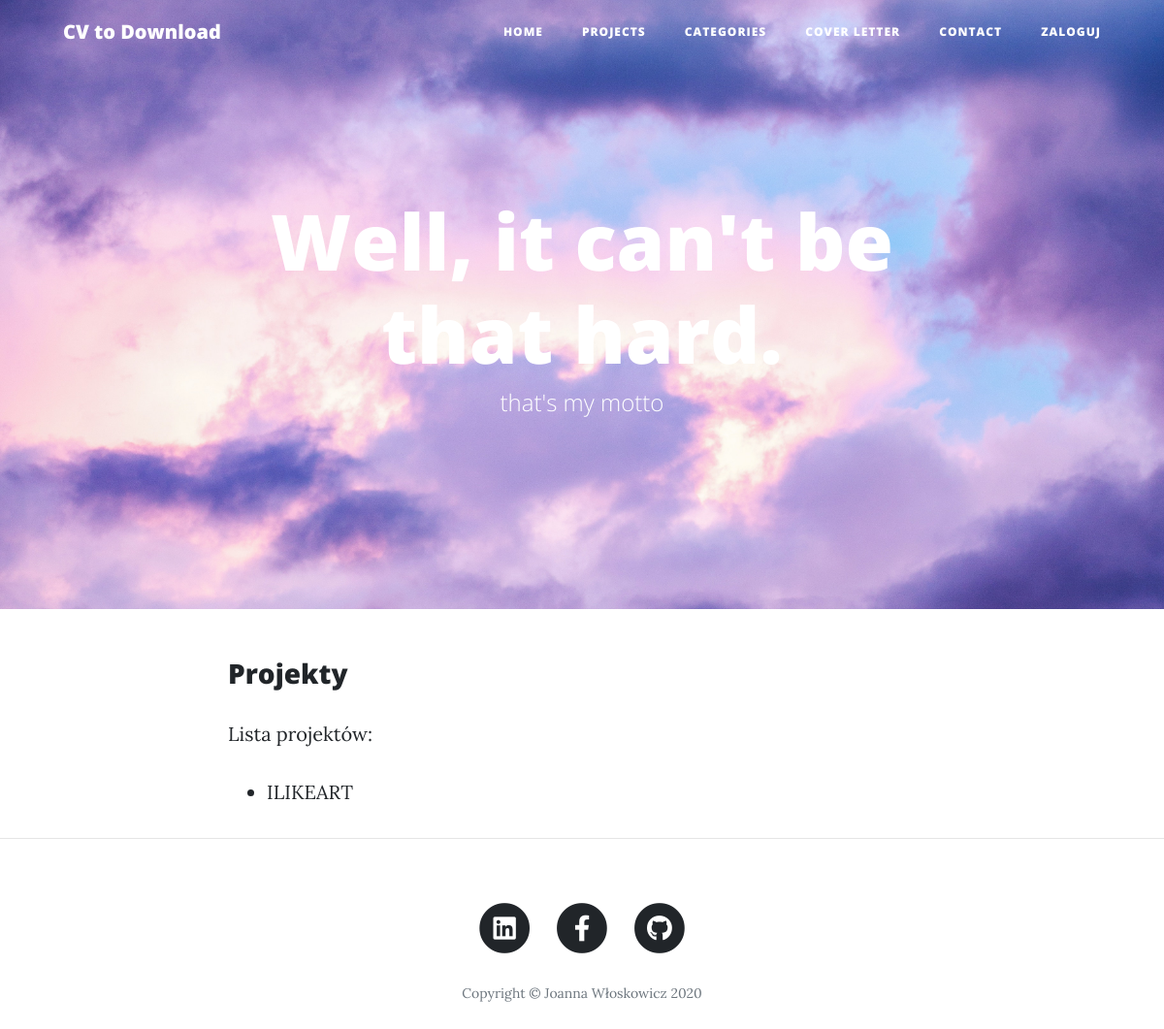
The page /projects/ on the database as committed earlier.
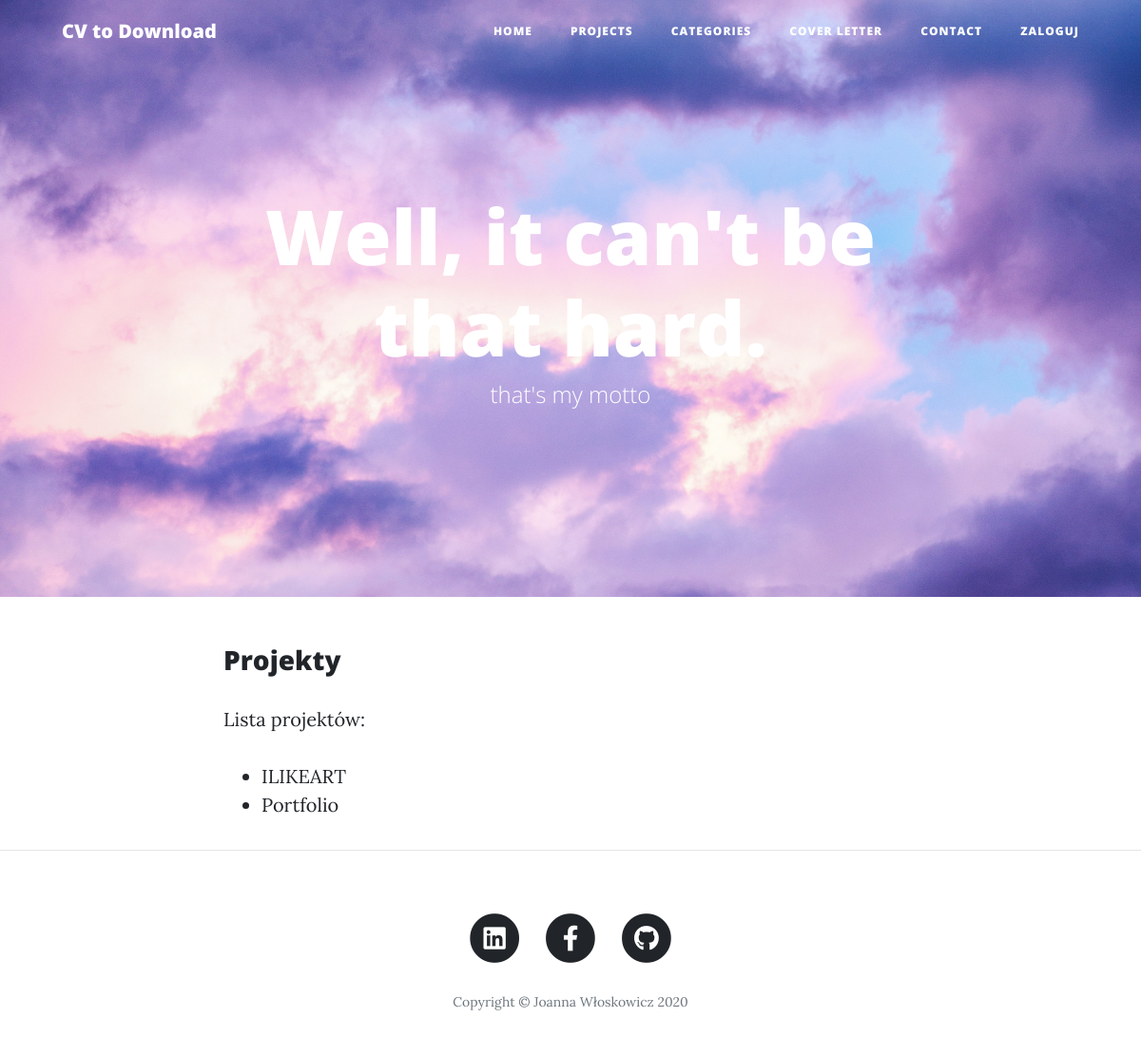
The same page on the database as committed later.
### work/models.py (models this page shows)
class Project (models.Model):
    name = models.CharField(
        max_length=50,
        null=False,
        blank=False,
        verbose_name='Project name',
        help_text='Name of project',
    )
    description = models.TextField(
        blank=False,
        verbose_name='Project descripton',
        help_text='Name of project',
    )
    date_of_create = models.DateField(
        null=True,
        blank=True,
        verbose_name='Date of create',
        help_text='',
    )
    web_site = models.URLField(
        null=False,
        blank=True,
        verbose_name='Web site Address',
        help_text=''
    )
    categories = models.ForeignKey(
        "Category",
        on_delete=models.CASCADE,
        null=False,
        blank=False,
        verbose_name="Categories",
        help_text='',
    )
    portfolio = models.ImageField(
        blank=True,
        null=False,
        default='',
        verbose_name="Cover_image",
        help_text='',
    )
    def __str__(self):
        return f'{self.name}'

### work/views.py (the view)
# urls.py: path('projects/', views.ProjectList.as_view(), name = 'list-projects'),
class ProjectList(ListView):
    model = Project
    template_name = 'projects/list_projects.html'
    extra_context = {
        'title': 'Projects',
    }

### work/templates/projects/list_projects.html
{% extends 'base_project.html' %}
{%load static%}
{% block content %}
<div class="container">
    <div class="row">
        <div class="col-lg-8 col-md-10 mx-auto">
<h3 class="post-subtitle">Projekty</h3>
<p>Lista projektów:</p>
<ul >
    {% for project in object_list %}
    <li >
       <a href="{% url 'work:project-details' project.pk %}">{{ project }}</a>
    </li>
    {% endfor %}
</ul>
</div>
</div>
</div>
{% endblock %}

Rows that differ between the two databases and show on the page:
added Project: name "Portfolio"
